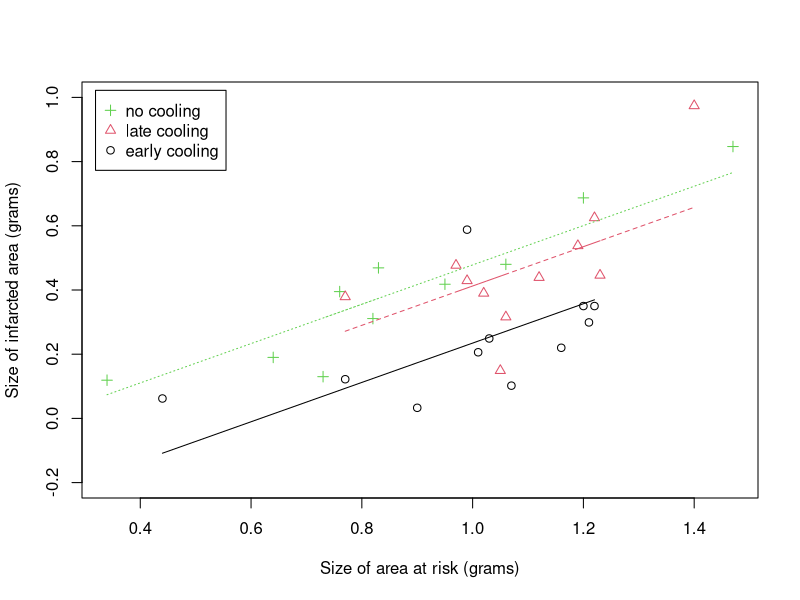
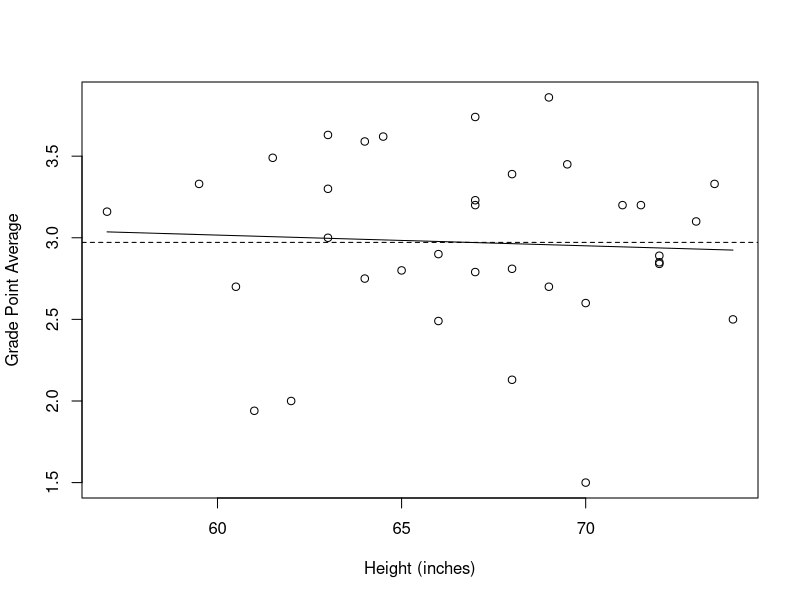
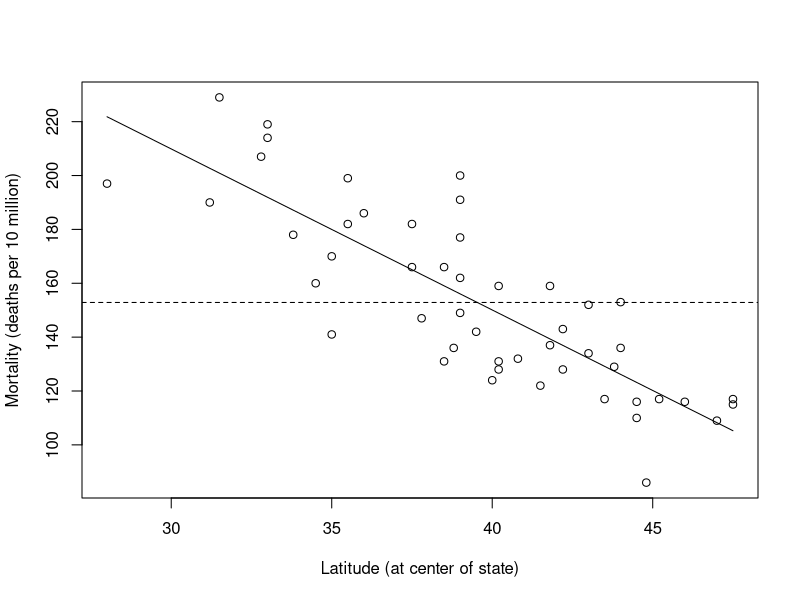

The R script that drew these images, in order:
## ---- chunk 1
knitr::opts_chunk$set(echo = TRUE)
## ---- chunk 2
coolhearts <- read.table("./Data/coolhearts.txt", header=T)
attach(coolhearts)
 
model.1 <- lm(Infarc ~ Area + X2 + X3)
summary(model.1)
#             Estimate Std. Error t value Pr(>|t|)    
# (Intercept) -0.13454    0.10402  -1.293 0.206459    
# Area         0.61265    0.10705   5.723 3.87e-06 ***
# X2          -0.24348    0.06229  -3.909 0.000536 ***
# X3          -0.06566    0.06507  -1.009 0.321602    
 
plot(Area, Infarc, type="n", ylim=c(-0.2, 1),
     xlab="Size of area at risk (grams)",
     ylab="Size of infarcted area (grams)")
for (i in 1:32) points(Area[i], Infarc[i], pch=Group[i], col=Group[i])
for (i in 1:3) lines(Area[Group==i], fitted(model.1)[Group==i], lty=i, col=i)
legend("topleft", legend=c("no cooling", 
                           "late cooling",
                           "early cooling"),
       col=3:1, pch=3:1, inset=0.02)
detach(coolhearts)
## ---- chunk 3
heightgpa <- read.table("./Data/heightgpa.txt", header=T)
attach(heightgpa)
 
model <- lm(gpa ~ height)
 
plot(height,gpa,xlab="Height (inches)",ylab="Grade Point Average",
     panel.last = c(lines(sort(height), fitted(model)[order(height)]),
                    abline(h=mean(gpa), lty=2)))
 
sum(residuals(model)^2) # SSE_F = 9.705507
mean(gpa) # 2.971714
sum((gpa-mean(gpa))^2) # SSE_R = 9.733097
((9.733097-9.705507)/1) / (9.705507/33) # overall F-statistic = 0.09380963
pf(0.09380963, 1, 33, lower.tail=F) # p-value = 0.7613129
summary(model) # F-statistic: 0.09381 on 1 and 33 DF,  p-value: 0.7613
 
detach(heightgpa)
## ---- chunk 4
skincancer <- read.table("./Data/skincancer.txt", header=T)
attach(skincancer)
 
model <- lm(Mort ~ Lat)
 
plot(Lat,Mort,xlab="Latitude (at center of state)",
     ylab="Mortality (deaths per 10 million)",
     panel.last = c(lines(sort(Lat), fitted(model)[order(Lat)]),
                    abline(h=mean(Mort), lty=2)))
 
sum(residuals(model)^2) # SSE_F = 17173.07
mean(Mort) # 152.8776
sum((Mort-mean(Mort))^2) # SSE_R = 53637.27
((53637.27-17173.07)/1) / (17173.07/47) # overall F-statistic = 99.7968
pf(99.7968, 1, 47, lower.tail=F) # p-value = 3.309471e-13
summary(model) # F-statistic:  99.8 on 1 and 47 DF,  p-value: 3.309e-13
 
detach(skincancer)
## ---- chunk 5
alcoholarm <- read.table("./Data/alcoholarm.txt", header=T)
attach(alcoholarm)
 
model <- lm(strength ~ alcohol)
sum((strength-mean(strength))^2) # SSE_R = 1224.315
sum(residuals(model)^2) # SSE_F = 720.2749
((1224.315-720.2749)/1) / (720.2749/48) # F = 33.58985
summary(model) # F-statistic: 33.59 on 1 and 48 DF,  p-value: 5.136e-07
anova(model)
# Analysis of Variance Table
# Response: strength
#           Df Sum Sq Mean Sq F value    Pr(>F)    
# alcohol    1 504.04  504.04   33.59 5.136e-07 ***
# Residuals 48 720.27   15.01                      
# ---
# Signif. codes:  0 ‘***’ 0.001 ‘**’ 0.01 ‘*’ 0.05 ‘.’ 0.1 ‘ ’ 1
 
detach(alcoholarm)
## ---- chunk 6
allentest <- read.table("./Data/allentest.txt", header=T)
attach(allentest)
 
sum((ACL-mean(ACL))^2) # SSTO = 43.04957
 
model.1 <- lm(ACL ~ Vocab)
anova(model.1)
# Analysis of Variance Table
# Response: ACL
#           Df Sum Sq Mean Sq F value  Pr(>F)  
# Vocab      1  2.691 2.69060  4.4667 0.03829 *
# Residuals 67 40.359 0.60237                  
 
model.13 <- lm(ACL ~ Vocab + SDMT)
anova(model.13) # Sequential (type I) SS
#           Df  Sum Sq Mean Sq F value   Pr(>F)    
# Vocab      1  2.6906  2.6906  5.6786  0.02006 *  
# SDMT       1  9.0872  9.0872 19.1789 4.35e-05 ***
# Residuals 66 31.2717  0.4738                     
# Calculate by hand: SSR(Vocab, SDMT) = 2.6906 + 9.0872 = 11.7778
 
model.3 <- lm(ACL ~ SDMT)
anova(model.3)
#           Df Sum Sq Mean Sq F value    Pr(>F)    
# SDMT       1  11.68 11.6799  24.946 4.468e-06 ***
# Residuals 67  31.37  0.4682                      
 
model.31 <- lm(ACL ~ SDMT + Vocab)
anova(model.31) # Sequential (type I) SS
#           Df  Sum Sq Mean Sq F value   Pr(>F)    
# SDMT       1 11.6799 11.6799 24.6508 5.12e-06 ***
# Vocab      1  0.0979  0.0979  0.2067   0.6508    
# Residuals 66 31.2717  0.4738                     
# Calculate by hand: SSR(Vocab, SDMT) = 11.6799 + 0.0979 = 11.7778
 
model.312 <- lm(ACL ~ SDMT + Vocab + Abstract)
anova(model.312) # Sequential (type I) SS
#           Df  Sum Sq Mean Sq F value    Pr(>F)    
# SDMT       1 11.6799 11.6799 24.6902 5.173e-06 ***
# Vocab      1  0.0979  0.0979  0.2070    0.6506    
# Abstract   1  0.5230  0.5230  1.1056    0.2969    
# Residuals 65 30.7487  0.4731                      
# Calculate by hand: SSR(Vocab, Abstract | SDMT) = 0.0979 + 0.5230 = 0.6209
 
detach(allentest)
## ---- chunk 7
library(car)

coolhearts <- read.table("./Data/coolhearts.txt", header=T)
attach(coolhearts)
 
model.1 <- lm(Infarc ~ Area + X2 + X3)
summary(model.1)
#             Estimate Std. Error t value Pr(>|t|)    
# (Intercept) -0.13454    0.10402  -1.293 0.206459    
# Area         0.61265    0.10705   5.723 3.87e-06 ***
# X2          -0.24348    0.06229  -3.909 0.000536 ***
# X3          -0.06566    0.06507  -1.009 0.321602    
# ---
# Signif. codes:  0 ‘***’ 0.001 ‘**’ 0.01 ‘*’ 0.05 ‘.’ 0.1 ‘ ’ 1
# 
# Residual standard error: 0.1395 on 28 degrees of freedom
# Multiple R-squared:  0.6377,  Adjusted R-squared:  0.5989 
# F-statistic: 16.43 on 3 and 28 DF,  p-value: 2.363e-06
 
anova(model.1) # Sequential (type I) SS
# Analysis of Variance Table
# Response: Infarc
#           Df  Sum Sq Mean Sq F value    Pr(>F)    
# Area       1 0.62492 0.62492 32.1115 4.504e-06 ***
# X2         1 0.31453 0.31453 16.1622  0.000398 ***
# X3         1 0.01981 0.01981  1.0181  0.321602    
# Residuals 28 0.54491 0.01946                      
# ---
# Signif. codes:  0 ‘***’ 0.001 ‘**’ 0.01 ‘*’ 0.05 ‘.’ 0.1 ‘ ’ 1
 
Anova(model.1, type="III") # Adjusted (type III) SS
# Anova Table (Type III tests)
# Response: Infarc
#                 Sum Sq Df F value    Pr(>F)    
# (Intercept) 0.03255  1  1.6728 0.2064588    
# Area        0.63742  1 32.7536 3.865e-06 ***
# X2          0.29733  1 15.2781 0.0005365 ***
# X3          0.01981  1  1.0181 0.3216018    
# Residuals   0.54491 28                      
# ---
# Signif. codes:  0 ‘***’ 0.001 ‘**’ 0.01 ‘*’ 0.05 ‘.’ 0.1 ‘ ’ 1
# Hand calculation: F for Area = (0.63742/1) / (0.54491/28) = 32.75359
 
pf(32.75359, 1, 28, lower.tail=F) # 3.865451e-06
5.723^2 # 32.75273 (t-statistic squared = F-statistic) 
 
model.2 <- lm(Infarc ~ Area)
anova(model.2)
#           Df  Sum Sq Mean Sq F value    Pr(>F)    
# Area       1 0.62492 0.62492  21.322 6.844e-05 ***
# Residuals 30 0.87926 0.02931                      
 
((0.87926-0.54491)/(30-28)) / (0.54491/28) # General linear F-stat = 8.590226
((0.31453+0.01981)/2) / (0.54491/28) # Partial F-stat = 8.589969
pf(8.59, 2, 28, lower.tail=F) # 0.001233006
 
anova(model.2, model.1)
# Analysis of Variance Table
# Model 1: Infarc ~ Area
# Model 2: Infarc ~ Area + X2 + X3
#   Res.Df     RSS Df Sum of Sq      F   Pr(>F)   
# 1     30 0.87926                                
# 2     28 0.54491  2   0.33435 8.5902 0.001233 **
# ---
# Signif. codes:  0 ‘***’ 0.001 ‘**’ 0.01 ‘*’ 0.05 ‘.’ 0.1 ‘ ’ 1
 
0.31453+0.01981 # SSR(X2, X3 | Area) = 0.33434
# SSE(Area) = 0.87926
0.33434 / 0.87926 # Partial R-squared (X2, X3 | Area) = 0.3802516
 
detach(coolhearts)
